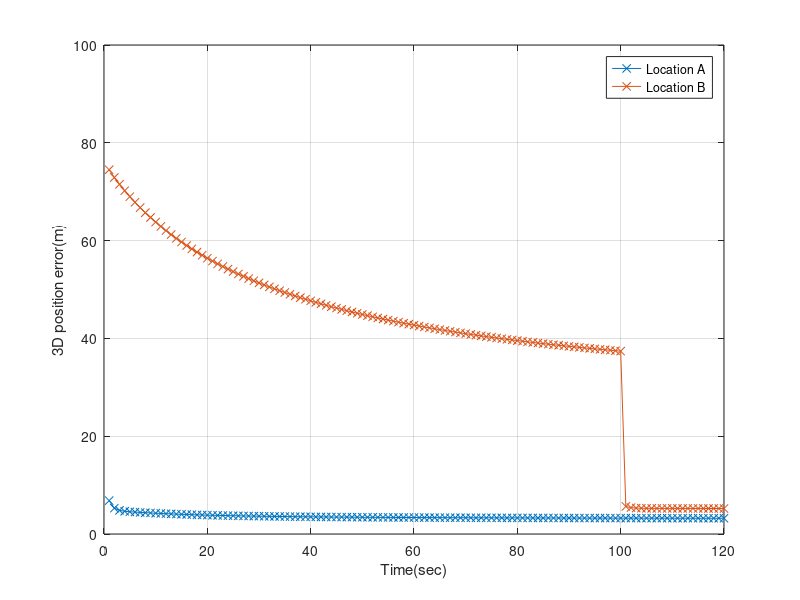

Source code (MATLAB):
%This file is for Problem 9.9, Part (b)

clear all
 
dt=1;   % Sampling interval is one second
 
% Ha matrix consists of unit direction vectors from Location A to the 8 satellites
Ha=[-0.2031    0.6498   -0.7325   -1.0000 0;
    -0.5305    0.0999   -0.8418   -1.0000 0;
     0.6336   -0.7683   -0.0913   -1.0000 0;
     0.4705    0.0745   -0.8792   -1.0000 0;
     0.0955    0.6480   -0.7557   -1.0000 0;
     0.7086   -0.4356   -0.5551   -1.0000 0;
    -0.6270   -0.4484   -0.6371   -1.0000 0;
    -0.8651   -0.4877   -0.1170   -1.0000 0];  
 
% Hb matrix is a submatrix of Ha from Location B to 4 of the 8 satellites
Hb=[Ha(1,:);Ha(2,:);Ha(4,:);Ha(5,:)];
 
 
Pprior=1E4*eye(10); % Specify initial P matrix
Rpr=10;             % Set the measurement error R matrix
 
Sf=1.348E-4;  % Spectral amplitudes of white noises for receiver clock
Sg=3.548E-6;
Qclk=[Sf*dt+Sg*dt^3/3 Sg*dt^2/2; Sg*dt^2/2 Sg*dt];  % Q submatrix for clock dynamics
Qobs=10*eye(5);     % Q submatrix for position dynamics
Qobs(4:5,4:5)=Qclk; % Qobs is the full Q submatrix for each location
Q=[Qobs zeros(5,5); zeros(5,5) Qobs];   % Full Q matrix for two locations
 
STMobs=eye(5);
STMobs(4,5)=dt;   % State transition submatrix for each location
STM=[STMobs zeros(5,5); zeros(5,5) STMobs]; % Full state transition matrix for two locations
 
R=Rpr*eye(12); % R matrix of GPS pseudorange measurements: 8 SVs at A and 4 SVs at B
 
Rclk=4;  % Measurement variance Rclk of the relative timing measurement
 
H=[Ha zeros(8,5); zeros(4,5) Hb];  % Full H matrix with 8 rows for A and 4 rows for B
Hclk=[0 0 0 1 0 0 0 0 -1 0];  % Additional Hclk with 1 row for the relative timing measurement
    
for t=1:120
    PH=Pprior*H';      % KF gain computations
    gain=PH/(H*PH+R);
    Pupdate=(eye(10)-gain*H)*Pprior;  % KF covariance update
    
    if t > 100              % Processing relative timing measurement after t = 100
        Pprior=Pupdate;     % Supplemental processing -- trivial same-cycle projection of updated P
        PH=Pprior*Hclk';    % KF gain computation for supplemental measurement
        gain=PH/(Hclk*PH+Rclk);
        Pupdate=(eye(10)-gain*Hclk)*Pprior;  % KF covariance update
    end;
    
    store(t,1)=sqrt(Pupdate(1,1)+Pupdate(2,2)+Pupdate(3,3));  % Compute and save 3D position error for A
    store(t,2)=sqrt(Pupdate(6,6)+Pupdate(7,7)+Pupdate(8,8));  % Compute and save 3D position error for B
    
    Pprior=STM*Pupdate*STM'+Q;  % Project P to the next cycle
end;
 
time=1:120;
plot(time,store(:,1),'-x',time,store(:,2),'-x');  % Plot results
axis([0 120 0 100]);
grid;
xlabel('Time(sec)');
ylabel('3D position error(m)');
legend('Location A','Location B');
